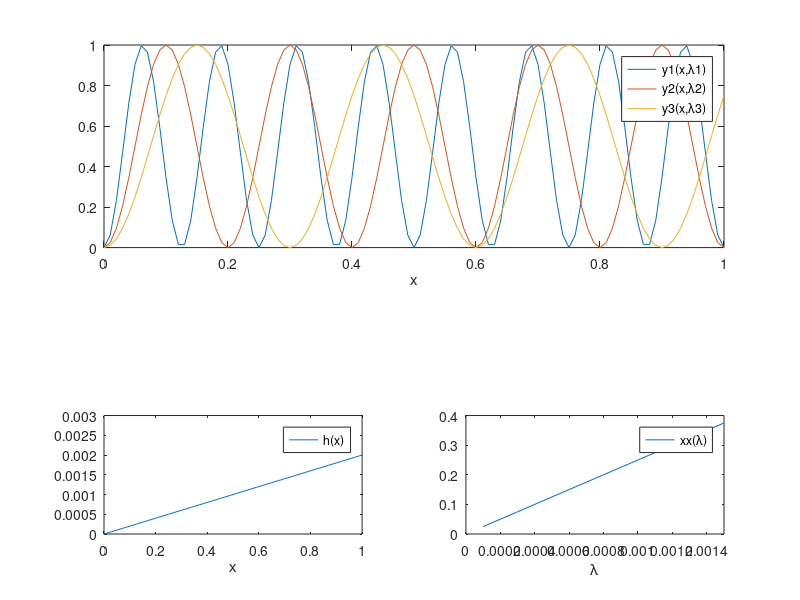

The MATLAB source for this figure:
% I10WEDGES
% Fringes of a wedge given by y.
function I10WEDGES;
% The distance is given by yy;
global Alpha;
Alpha = 0.002;
Lamda1 = 0.0005;
Lamda2 = 0.0008;
Lamda3 = 0.0012;
x = (0:0.01:1);
y1 = y(x,Lamda1);
y2 = y(x,Lamda2);
y3 = y(x,Lamda3);

figure(1);
subplot(2,1,1);
plot(x,y1,x,y2,x,y3);
axis([0 1 0 1]);
xlabel('x');
legend('y1(x,\lambda1)','y2(x,\lambda2)','y3(x,\lambda3)')

% Height at x
h = x*tan(Alpha);

subplot(3,2,5);
plot(x,h);
axis([0 1 0 0.003]);
xlabel('x');
legend('h(x)');

% Distance between two Maxima depending on ? xx = ?/(2 tan ?)

Lamda = (0.0001:0.0001:0.0015);
xx = Lamda/(2*tan(Alpha));

subplot(3,2,6);
plot(Lamda,xx);
axis([0 0.0015 0 0.4]);
xlabel('\lambda');
legend('xx(\lambda)');


function Out=y(x,Lamda)
global Alpha;
Out = cos(2*pi*x*(tan(Alpha)/Lamda)+pi/2).^2;
